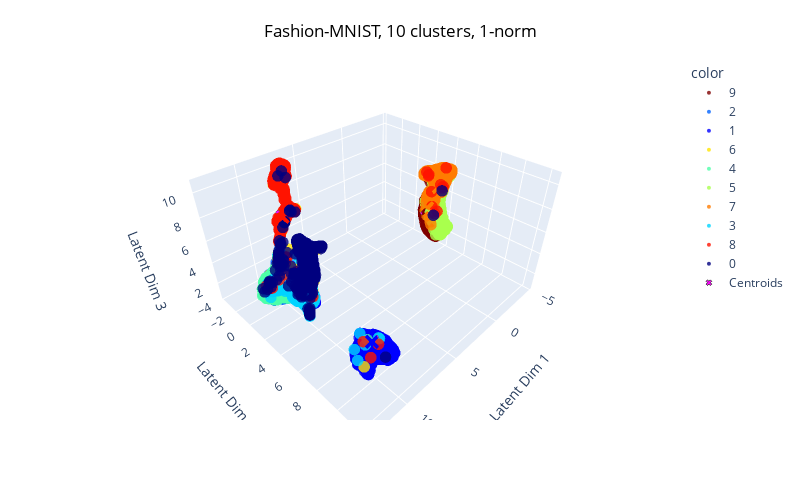

Write notebook code for a chart like this one.
### Code cell
centroids = centroids_1norm.cpu().detach().numpy()

umap = UMAP(n_components=3)
encoded = umap.fit_transform(encoded)
centroids = umap.transform(centroids)

labels_dict = {i: str(i) for i in range(10)}
cmap = plt.get_cmap('jet', 10)
color_map = {str(i): f'rgb({int(r*255)}, {int(g*255)}, {int(b*255)})' 
             for i, (r, g, b, _) in enumerate(cmap(np.linspace(0, 1, 10)))}

fig = plot_3PC(encoded, tgt, centroids, labels_dict, color_map, title='Fashion-MNIST, 10 clusters, 1-norm')
fig.show()

### Figure 1 — Plotly figure (JSON) as saved in the notebook; plotly's stock layout.template omitted (floating-point values rounded to 4 significant figures; data arrays with more than 128 entries replaced by an {"elided": "..."} marker saying what was removed)
{"data": [{"hovertemplate": "color=9<br>x=%{x}<br>y=%{y}<br>z=%{z}<extra></extra>", "legendgroup": "9", "marker": {"color": "rgb(127, 0, 0)", "opacity": 0.8, "size": 4, "symbol": "circle"}, "mode": "markers", "name": "9", "scene": "scene", "showlegend": true, "type": "scatter3d", "x": {"elided": "1000 float values"}, "y": {"elided": "1000 float values"}, "z": {"elided": "1000 float values"}}, {"hovertemplate": "color=2<br>x=%{x}<br>y=%{y}<br>z=%{z}<extra></extra>", "legendgroup": "2", "marker": {"color": "rgb(0, 99, 255)", "opacity": 0.8, "size": 4, "symbol": "circle"}, "mode": "markers", "name": "2", "scene": "scene", "showlegend": true, "type": "scatter3d", "x": {"elided": "1000 float values"}, "y": {"elided": "1000 float values"}, "z": {"elided": "1000 float values"}}, {"hovertemplate": "color=1<br>x=%{x}<br>y=%{y}<br>z=%{z}<extra></extra>", "legendgroup": "1", "marker": {"color": "rgb(0, 0, 255)", "opacity": 0.8, "size": 4, "symbol": "circle"}, "mode": "markers", "name": "1", "scene": "scene", "showlegend": true, "type": "scatter3d", "x": {"elided": "1000 float values"}, "y": {"elided": "1000 float values"}, "z": {"elided": "1000 float values"}}, {"hovertemplate": "color=6<br>x=%{x}<br>y=%{y}<br>z=%{z}<extra></extra>", "legendgroup": "6", "marker": {"color": "rgb(255, 229, 0)", "opacity": 0.8, "size": 4, "symbol": "circle"}, "mode": "markers", "name": "6", "scene": "scene", "showlegend": true, "type": "scatter3d", "x": {"elided": "1000 float values"}, "y": {"elided": "1000 float values"}, "z": {"elided": "1000 float values"}}, {"hovertemplate": "color=4<br>x=%{x}<br>y=%{y}<br>z=%{z}<extra></extra>", "legendgroup": "4", "marker": {"color": "rgb(77, 255, 169)", "opacity": 0.8, "size": 4, "symbol": "circle"}, "mode": "markers", "name": "4", "scene": "scene", "showlegend": true, "type": "scatter3d", "x": {"elided": "1000 float values"}, "y": {"elided": "1000 float values"}, "z": {"elided": "1000 float values"}}, {"hovertemplate": "color=5<br>x=%{x}<br>y=%{y}<br>z=%{z}<extra></extra>", "legendgroup": "5", "marker": {"color": "rgb(169, 255, 77)", "opacity": 0.8, "size": 4, "symbol": "circle"}, "mode": "markers", "name": "5", "scene": "scene", "showlegend": true, "type": "scatter3d", "x": {"elided": "1000 float values"}, "y": {"elided": "1000 float values"}, "z": {"elided": "1000 float values"}}, {"hovertemplate": "color=7<br>x=%{x}<br>y=%{y}<br>z=%{z}<extra></extra>", "legendgroup": "7", "marker": {"color": "rgb(255, 124, 0)", "opacity": 0.8, "size": 4, "symbol": "circle"}, "mode": "markers", "name": "7", "scene": "scene", "showlegend": true, "type": "scatter3d", "x": {"elided": "1000 float values"}, "y": {"elided": "1000 float values"}, "z": {"elided": "1000 float values"}}, {"hovertemplate": "color=3<br>x=%{x}<br>y=%{y}<br>z=%{z}<extra></extra>", "legendgroup": "3", "marker": {"color": "rgb(0, 212, 255)", "opacity": 0.8, "size": 4, "symbol": "circle"}, "mode": "markers", "name": "3", "scene": "scene", "showlegend": true, "type": "scatter3d", "x": {"elided": "1000 float values"}, "y": {"elided": "1000 float values"}, "z": {"elided": "1000 float values"}}, {"hovertemplate": "color=8<br>x=%{x}<br>y=%{y}<br>z=%{z}<extra></extra>", "legendgroup": "8", "marker": {"color": "rgb(255, 19, 0)", "opacity": 0.8, "size": 4, "symbol": "circle"}, "mode": "markers", "name": "8", "scene": "scene", "showlegend": true, "type": "scatter3d", "x": {"elided": "1000 float values"}, "y": {"elided": "1000 float values"}, "z": {"elided": "1000 float values"}}, {"hovertemplate": "color=0<br>x=%{x}<br>y=%{y}<br>z=%{z}<extra></extra>", "legendgroup": "0", "marker": {"color": "rgb(0, 0, 127)", "opacity": 0.8, "size": 4, "symbol": "circle"}, "mode": "markers", "name": "0", "scene": "scene", "showlegend": true, "type": "scatter3d", "x": {"elided": "1000 float values"}, "y": {"elided": "1000 float values"}, "z": {"elided": "1000 float values"}}, {"marker": {"color": "rgb(255,0,255)", "line": {"width": 1}, "size": 5, "symbol": "x"}, "mode": "markers", "name": "Centroids", "showlegend": true, "type": "scatter3d", "x": [9.891, 9.62, 7.047, -3.188, 11.28, -4.172, 10.32, 11.55, 8.117, -3.714], "y": [2.885, 2.509, -3.327, 4.007, 4.542, 2.831, -0.9343, 11.26, -1.944, 2.567], "z": [3.954, 6.951, 9.509, 7.28, 5.565, 3.054, 1.32, 6.198, 6.77, 4.403]}], "layout": {"height": 500, "legend": {"title": {"text": "color"}, "tracegroupgap": 0}, "margin": {"t": 60}, "scene": {"domain": {"x": [0, 1], "y": [0, 1]}, "xaxis": {"title": {"text": "Latent Dim 1"}}, "yaxis": {"title": {"text": "Latent Dim 2"}}, "zaxis": {"title": {"text": "Latent Dim 3"}}}, "title": {"font": {"color": "black"}, "text": "Fashion-MNIST, 10 clusters, 1-norm", "x": 0.5, "xanchor": "center", "y": 0.95, "yanchor": "top"}, "width": 800}}
